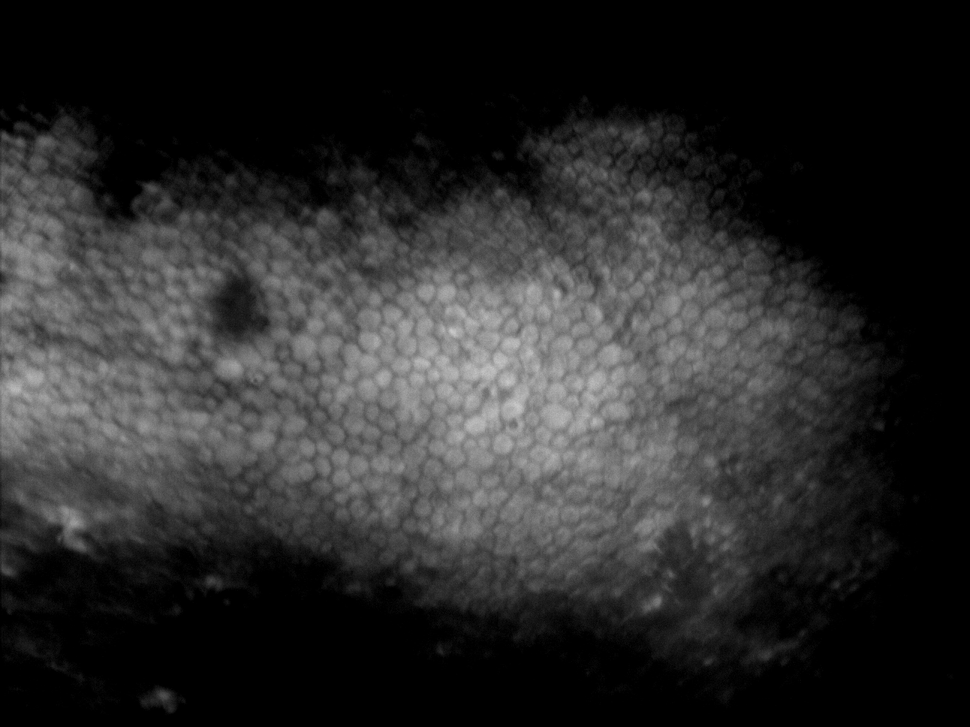
#> input picture sp.png, 970 x 727 px, shrunk from 1296 x 972 before the run, found by its file name
$ python visualize.py
#> lines starting #> are read from the running program, lines starting #| are printed output that depends on the picture; after the words box and inside, x2 and y2 are one past the last pixel; in counts of white or black regions, pixels touching at a corner belong together
import cv2
import numpy as np

# Load the image and the binary mask
image = cv2.imread('sp.png')
#> image is the input picture: shape (727, 970, 3); min 0, max 201, mean 42.4
binary_mask = cv2.imread('test.png', cv2.IMREAD_GRAYSCALE)
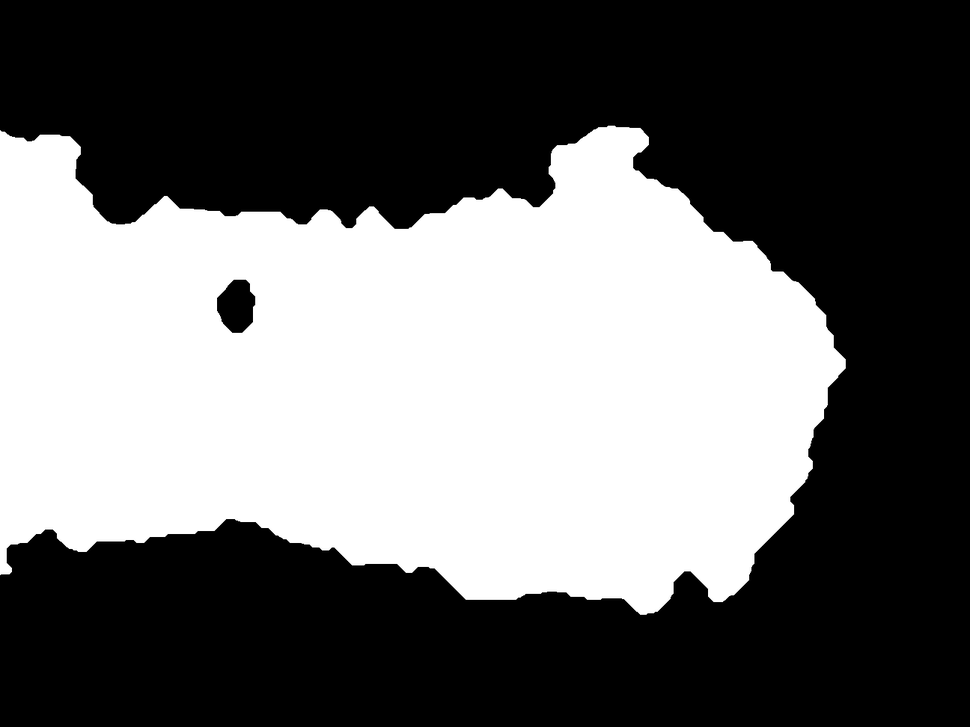
#> input picture test.png, 970 x 727 px, shrunk from 1296 x 972 before the run, found by its file name
#> binary_mask is the input picture: shape (727, 970); min 0, max 255, mean 106.8

# Generate the edge map from the binary mask
edges = cv2.Canny(binary_mask, 30, 100)
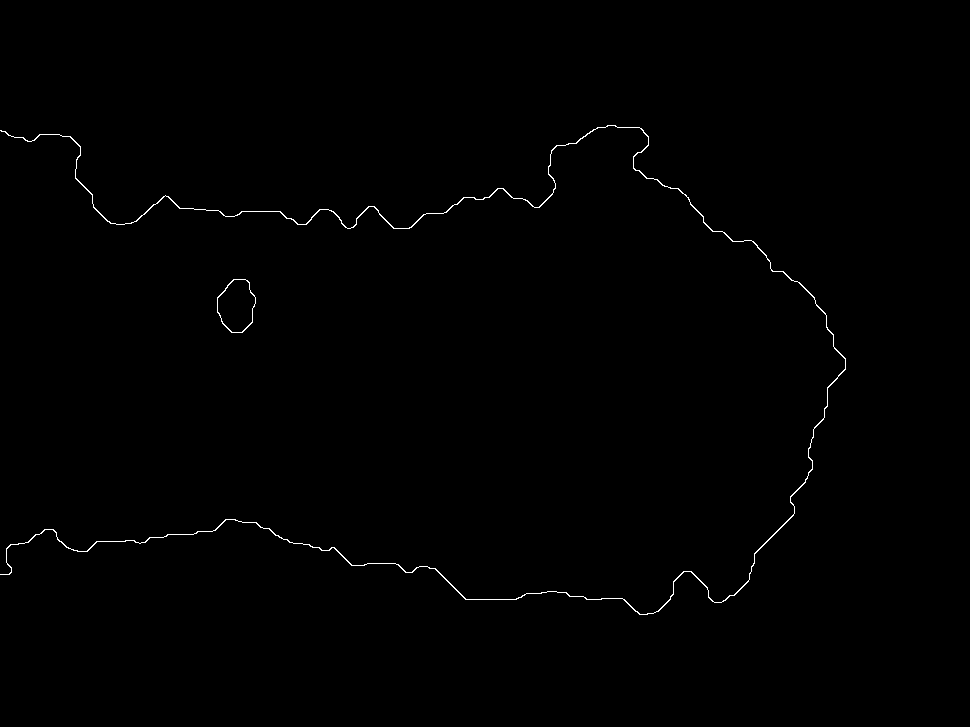
#> edges: shape (727, 970); 0.43% white in thin lines or dots, all inside (x1, y1, x2, y2) = (0, 125, 846, 615)

# Find contours in the edge map
contours, _ = cv2.findContours(edges, cv2.RETR_EXTERNAL, cv2.CHAIN_APPROX_SIMPLE)
#> contours = 2 contours; box (x1, y1, x2, y2) and area: (217, 279, 256, 333) 1530, (0, 125, 846, 615) 796

# Draw the contours on the image
cv2.drawContours(image, contours, -1, (0, 0, 255), 3) # Red color in BGR
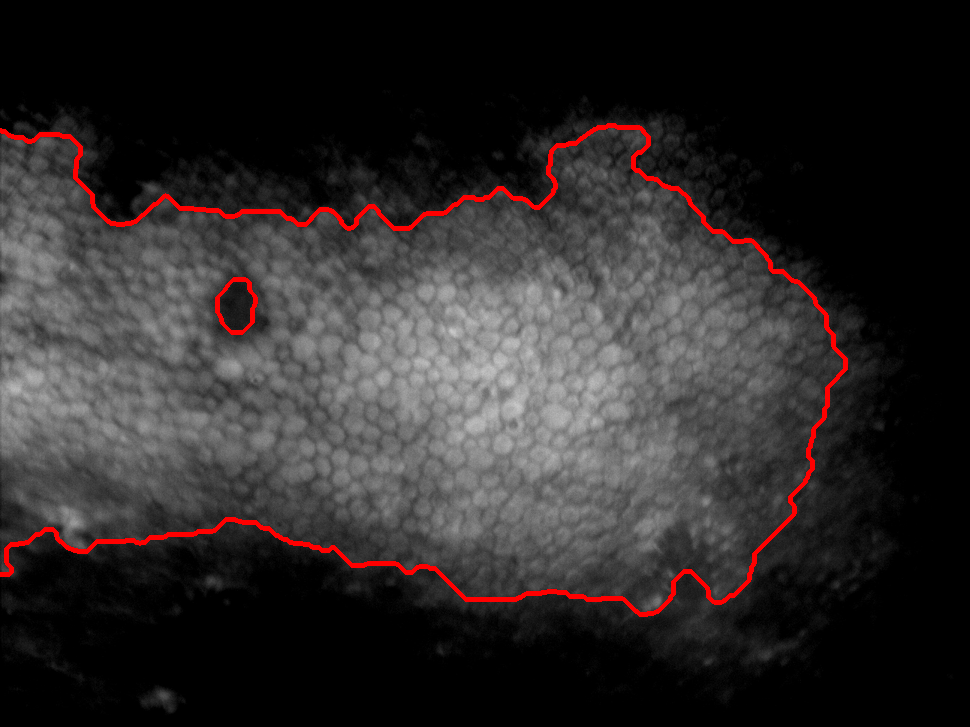
#> image: shape (727, 970, 3); 1.67% of pixels changed, all inside (x1, y1, x2, y2) = (0, 123, 848, 617)

# Save the output
cv2.imwrite('vis.png', image)
